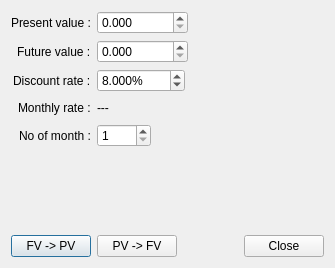
<?xml version="1.0" encoding="UTF-8"?>
<ui version="4.0">
 <class>PresentValueCalculatorDialog</class>
 <widget class="QDialog" name="PresentValueCalculatorDialog">
  <property name="geometry">
   <rect>
    <x>0</x>
    <y>0</y>
    <width>335</width>
    <height>268</height>
   </rect>
  </property>
  <property name="windowTitle">
   <string>PV Calculator</string>
  </property>
  <layout class="QVBoxLayout" name="verticalLayout_2">
   <item>
    <layout class="QVBoxLayout" name="verticalLayout">
     <item>
      <layout class="QHBoxLayout" name="horizontalLayout">
       <item>
        <layout class="QFormLayout" name="formLayout">
         <property name="labelAlignment">
          <set>Qt::AlignmentFlag::AlignRight|Qt::AlignmentFlag::AlignTrailing|Qt::AlignmentFlag::AlignVCenter</set>
         </property>
         <item row="1" column="0">
          <widget class="QLabel" name="fromLabel">
           <property name="text">
            <string>Future value :</string>
           </property>
          </widget>
         </item>
         <item row="1" column="1">
          <layout class="QHBoxLayout" name="horizontalLayout_4">
           <item>
            <widget class="QDoubleSpinBox" name="fvDoubleSpinBox">
             <property name="decimals">
              <number>3</number>
             </property>
             <property name="maximum">
              <double>999999999999.999023437500000</double>
             </property>
            </widget>
           </item>
           <item>
            <spacer name="horizontalSpacer_3">
             <property name="orientation">
              <enum>Qt::Orientation::Horizontal</enum>
             </property>
             <property name="sizeHint" stdset="0">
              <size>
               <width>40</width>
               <height>20</height>
              </size>
             </property>
            </spacer>
           </item>
          </layout>
         </item>
         <item row="2" column="0">
          <widget class="QLabel" name="label_2">
           <property name="text">
            <string>Discount rate :</string>
           </property>
          </widget>
         </item>
         <item row="2" column="1">
          <layout class="QHBoxLayout" name="horizontalLayout_5">
           <item>
            <widget class="QDoubleSpinBox" name="annualDiscountRateDoubleSpinBox">
             <property name="toolTip">
              <string>&lt;html&gt;&lt;head/&gt;&lt;body&gt;&lt;p&gt;Discount rate, on an annual basis&lt;/p&gt;&lt;/body&gt;&lt;/html&gt;</string>
             </property>
             <property name="suffix">
              <string>%</string>
             </property>
             <property name="decimals">
              <number>3</number>
             </property>
             <property name="maximum">
              <double>1000.000000000000000</double>
             </property>
             <property name="value">
              <double>8.000000000000000</double>
             </property>
            </widget>
           </item>
           <item>
            <spacer name="horizontalSpacer_4">
             <property name="orientation">
              <enum>Qt::Orientation::Horizontal</enum>
             </property>
             <property name="sizeHint" stdset="0">
              <size>
               <width>40</width>
               <height>20</height>
              </size>
             </property>
            </spacer>
           </item>
          </layout>
         </item>
         <item row="3" column="0">
          <widget class="QLabel" name="label_3">
           <property name="text">
            <string>Monthly rate :</string>
           </property>
          </widget>
         </item>
         <item row="3" column="1">
          <layout class="QHBoxLayout" name="horizontalLayout_6">
           <item>
            <widget class="QLabel" name="monthlyDiscountRateLabel">
             <property name="text">
              <string>---</string>
             </property>
            </widget>
           </item>
           <item>
            <spacer name="horizontalSpacer_5">
             <property name="orientation">
              <enum>Qt::Orientation::Horizontal</enum>
             </property>
             <property name="sizeHint" stdset="0">
              <size>
               <width>40</width>
               <height>20</height>
              </size>
             </property>
            </spacer>
           </item>
          </layout>
         </item>
         <item row="4" column="0">
          <widget class="QLabel" name="label_5">
           <property name="text">
            <string>No of month :</string>
           </property>
          </widget>
         </item>
         <item row="4" column="1">
          <layout class="QHBoxLayout" name="horizontalLayout_7">
           <item>
            <widget class="QSpinBox" name="noOfMonthSpinBox">
             <property name="toolTip">
              <string>&lt;html&gt;&lt;head/&gt;&lt;body&gt;&lt;p&gt;No of months between both values&lt;/p&gt;&lt;/body&gt;&lt;/html&gt;</string>
             </property>
             <property name="minimum">
              <number>1</number>
             </property>
             <property name="maximum">
              <number>1200</number>
             </property>
            </widget>
           </item>
           <item>
            <spacer name="horizontalSpacer_6">
             <property name="orientation">
              <enum>Qt::Orientation::Horizontal</enum>
             </property>
             <property name="sizeHint" stdset="0">
              <size>
               <width>40</width>
               <height>20</height>
              </size>
             </property>
            </spacer>
           </item>
          </layout>
         </item>
         <item row="0" column="0">
          <widget class="QLabel" name="toLabel">
           <property name="font">
            <font>
             <bold>false</bold>
            </font>
           </property>
           <property name="text">
            <string>Present value :</string>
           </property>
          </widget>
         </item>
         <item row="0" column="1">
          <layout class="QHBoxLayout" name="horizontalLayout_8">
           <item>
            <widget class="QDoubleSpinBox" name="pvDoubleSpinBox">
             <property name="decimals">
              <number>3</number>
             </property>
             <property name="maximum">
              <double>999999999999.999023437500000</double>
             </property>
            </widget>
           </item>
           <item>
            <spacer name="horizontalSpacer_7">
             <property name="orientation">
              <enum>Qt::Orientation::Horizontal</enum>
             </property>
             <property name="sizeHint" stdset="0">
              <size>
               <width>40</width>
               <height>20</height>
              </size>
             </property>
            </spacer>
           </item>
          </layout>
         </item>
        </layout>
       </item>
      </layout>
     </item>
     <item>
      <spacer name="verticalSpacer">
       <property name="orientation">
        <enum>Qt::Orientation::Vertical</enum>
       </property>
       <property name="sizeType">
        <enum>QSizePolicy::Policy::Fixed</enum>
       </property>
       <property name="sizeHint" stdset="0">
        <size>
         <width>20</width>
         <height>20</height>
        </size>
       </property>
      </spacer>
     </item>
     <item>
      <layout class="QHBoxLayout" name="horizontalLayout_2">
       <item>
        <widget class="QPushButton" name="fvToPvPushButton">
         <property name="toolTip">
          <string>&lt;html&gt;&lt;head/&gt;&lt;body&gt;&lt;p&gt;Convert the future value into a present value.&lt;/p&gt;&lt;/body&gt;&lt;/html&gt;</string>
         </property>
         <property name="text">
          <string>FV -&gt; PV</string>
         </property>
        </widget>
       </item>
       <item>
        <widget class="QPushButton" name="pvToFvPushButton">
         <property name="toolTip">
          <string>&lt;html&gt;&lt;head/&gt;&lt;body&gt;&lt;p&gt;Convert the present value into a future value.&lt;/p&gt;&lt;/body&gt;&lt;/html&gt;</string>
         </property>
         <property name="text">
          <string>PV -&gt; FV</string>
         </property>
        </widget>
       </item>
       <item>
        <spacer name="horizontalSpacer">
         <property name="orientation">
          <enum>Qt::Orientation::Horizontal</enum>
         </property>
         <property name="sizeHint" stdset="0">
          <size>
           <width>40</width>
           <height>20</height>
          </size>
         </property>
        </spacer>
       </item>
       <item>
        <widget class="QPushButton" name="closePushButton">
         <property name="text">
          <string>Close</string>
         </property>
        </widget>
       </item>
      </layout>
     </item>
    </layout>
   </item>
  </layout>
 </widget>
 <resources/>
 <connections/>
</ui>
